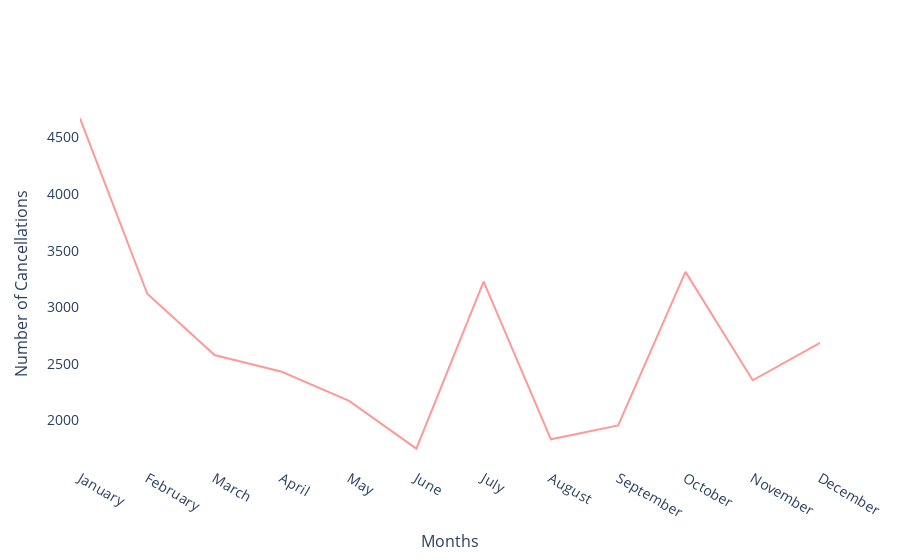

Here is the notebook cell this chart was saved with:
### Markdown cell above
<div class="alert alert-success">
    <h3>2.7 - Cancellations by Month</h3>

</div>

### Code cell
monthsgraph = df.copy(deep=True)
monthsgraph=monthsgraph[monthsgraph['ReservationStatus']=='Canceled']
monthsgraph['month'] = pd.DatetimeIndex(monthsgraph['ReservationStatusDate']).month
monthsgraph1 = monthsgraph.groupby(['month']).count()
monthsgraph1 = monthsgraph1['ReservationStatus']
monthsgraph1=pd.DataFrame(monthsgraph1, columns = ['ReservationStatus']).reset_index()
monthsgraph1=monthsgraph1.sort_values(by=['month'], ascending=True)

#graph
fig = go.Figure()

fig.add_trace(go.Scatter(x=['January','February','March','April','May','June','July','August','September','October',
                            'November','December'],
                         y=monthsgraph1['ReservationStatus'],
                    mode='lines',
                    name='lines',marker_color='rgb(255,153,153)'))
fig.update_layout(
    xaxis=dict(
        title='Months',
        titlefont_size=16,
        tickfont_size=14,
    ),
    yaxis=dict(
        title='Number of Cancellations',
        titlefont_size=16,
        tickfont_size=14,    
    ))

fig.layout.plot_bgcolor = '#fff'
fig.show()

### Figure 1 — Plotly figure (JSON) as saved in the notebook; plotly's stock layout.template omitted (floating-point values rounded to 4 significant figures)
{"data": [{"marker": {"color": "rgb(255,153,153)"}, "mode": "lines", "name": "lines", "type": "scatter", "x": ["January", "February", "March", "April", "May", "June", "July", "August", "September", "October", "November", "December"], "y": [4670, 3118, 2576, 2428, 2171, 1748, 3226, 1831, 1954, 3312, 2353, 2684]}], "layout": {"plot_bgcolor": "#fff", "xaxis": {"tickfont": {"size": 14}, "title": {"font": {"size": 16}, "text": "Months"}}, "yaxis": {"tickfont": {"size": 14}, "title": {"font": {"size": 16}, "text": "Number of Cancellations"}}}}
